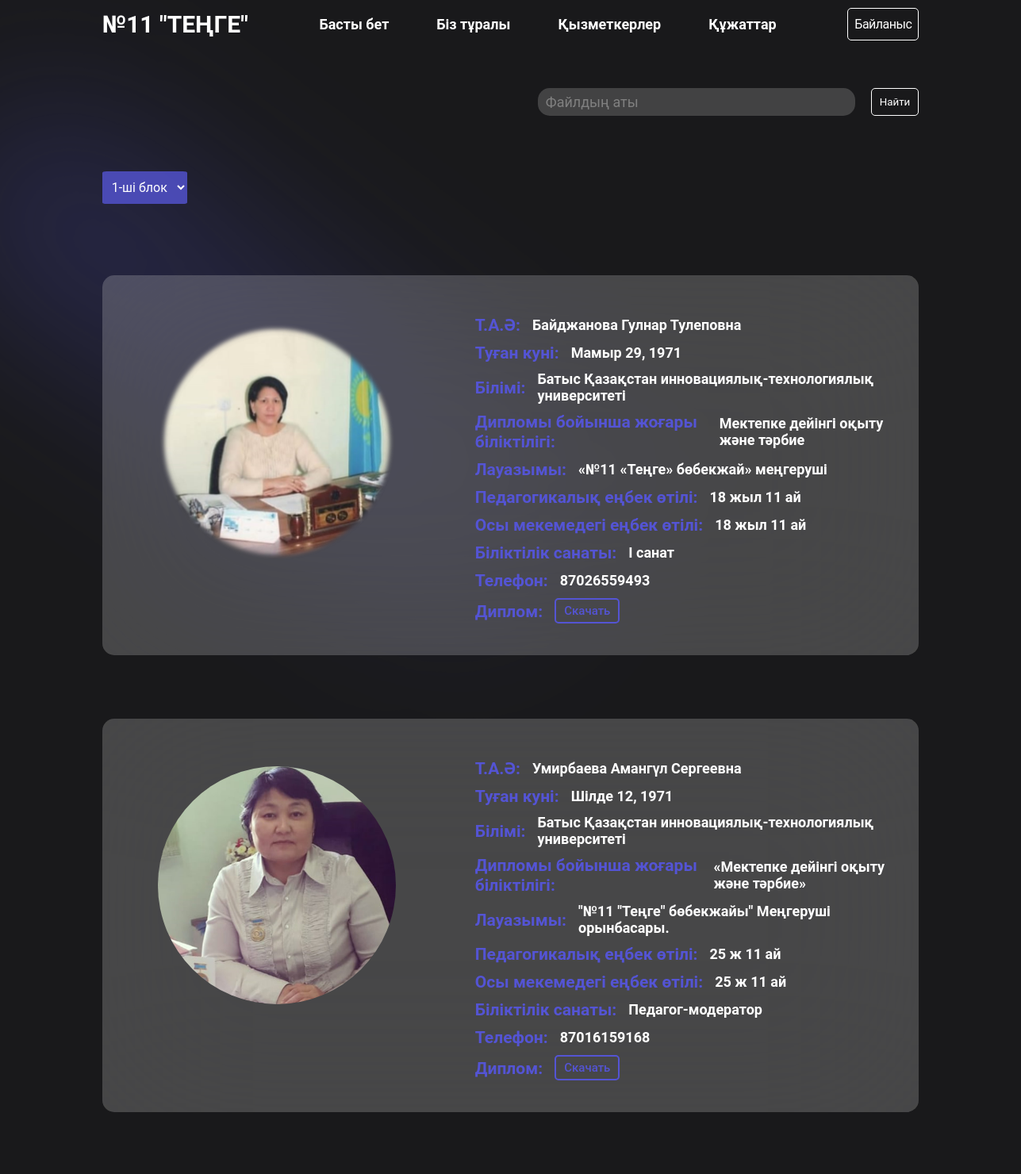
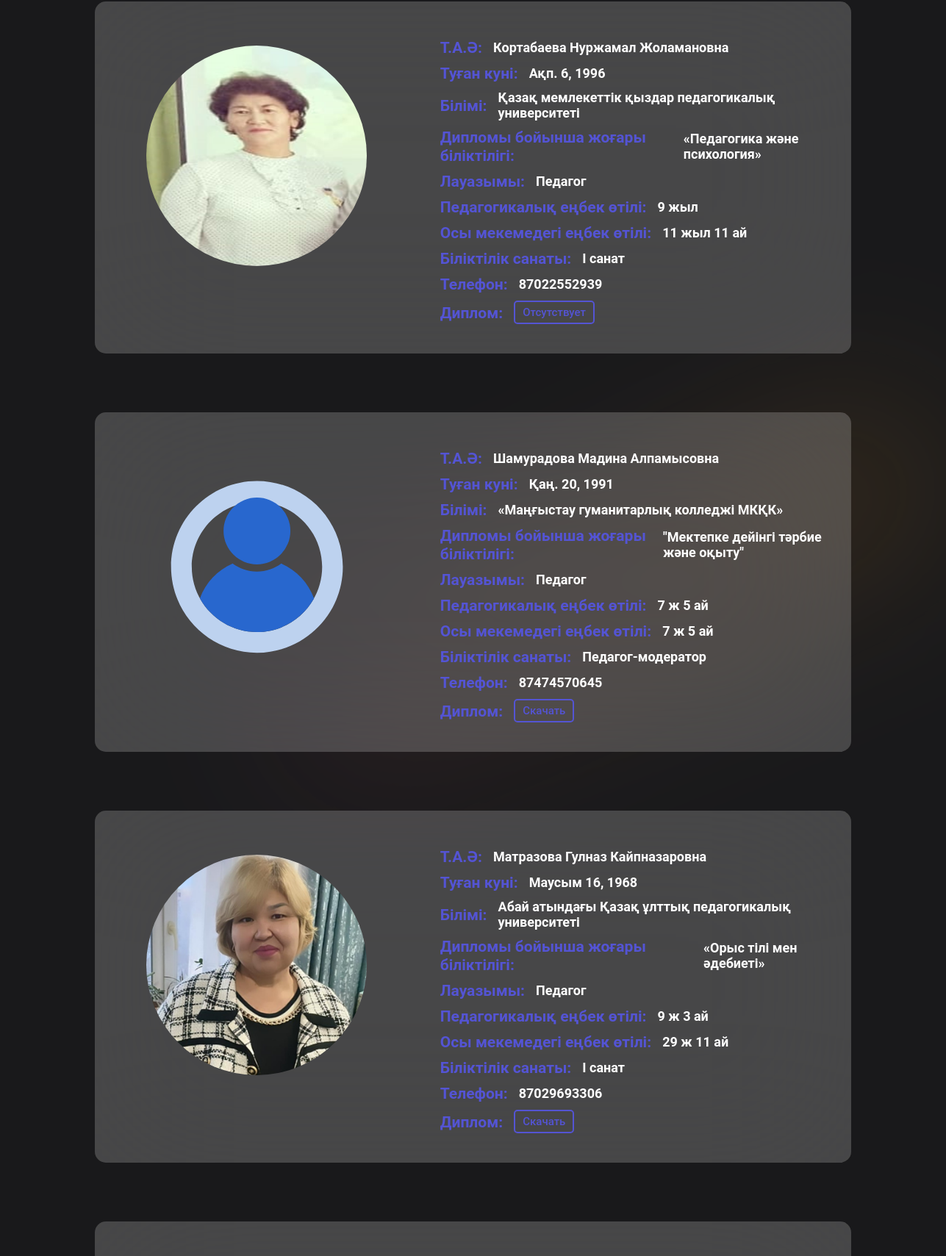
Screenshot of /teachers/ (upper part) with the database file from the repository (2 pictures, top to bottom).
### app/models.py (models this page shows, shortened)
class Teacher(models.Model):
    first_name = models.CharField(max_length=255)
    last_name = models.CharField(max_length=255)
    middle_name = models.CharField(max_length=255, null=True, blank=True)
    birth_date = models.DateField()
    education = models.CharField(max_length=1000)
    diploma = models.FileField(upload_to='diplomas/', null=True, blank=True)
    qualification = models.CharField(max_length=255)
    position = models.CharField(max_length=255)
    experience = models.CharField(max_length=255)
    overall_experience = models.CharField(max_length=255)
    category = models.CharField(max_length=255)
    phone_number = models.CharField(max_length=12)
    image = models.ImageField(upload_to='avatars/', null=True, blank=True)
    block = models.CharField(max_length=10, choices=block_choices)

### app/views.py (the view)
# urls.py: path('teachers/', Staff.as_view(), name='teachers'),
class Staff(generic.ListView):
    model = Teacher
    template_name = 'teacher.html'
    context_object_name = 'teachers'
    paginate_by = 10
    def get_queryset(self):
        queryset = Teacher.objects.all()
        block = self.request.GET.get('block')
        if block:
            queryset = queryset.filter(block=str(block))
        else:
            queryset = queryset.filter(block='1')
        return queryset

### templates/teacher.html (shortened to what this page needs)
{% extends 'base.html' %}
{% block content%}
<div style="display: flex; justify-content: space-between; align-items: center;">
  <select name="block" id="block" class="custom-select">
    <option value="1" {% if request.GET.block == "1" %}selected{% endif %}>1-ші блок</option>
  </select>
</div>
{% for teacher in teachers %}
<div class="card">
  <div class="image">
    {% if teacher.image %}
    <img class="teacher_image" src="{{ teacher.image.url }}" alt="">
    {% else %}
    <img class="teacher_image" src="../media/avatars/user-244.svg" alt="">
    {% endif %}
  </div>
  <div class="info">
    <span>
      <h3>Т.А.Ә:</h3>
      <h4>{{ teacher.last_name }} {{ teacher.first_name }} {% if teacher.middle_name %} {{ teacher.middle_name }} {% endif %}</h4>
    </span>
    <span>
      <h3>Туған куні:</h3>
      <h4>{{ teacher.birth_date }}</h4>
    </span>
    <span>
      <h3>Білімі: </h3>
      <h4>{{ teacher.education }}</h4>
    </span>
    <span>
      <h3>Дипломы бойынша жоғары біліктілігі:</h3>
      <h4>{{ teacher.qualification }}</h4>
    </span>
    <span>
      <h3>Лауазымы:</h3>
      <h4>{{ teacher.position }}</h4>
    </span>
    <span>
      <h3>Педагогикалық еңбек өтілі:</h3>
      <h4>{{ teacher.experience }}</h4>
    </span>
    <span>
      <h3>Осы мекемедегі еңбек өтілі:</h3>
      <h4>{{ teacher.overall_experience }}</h4>
    </span>
    <span>
      <h3>Біліктілік санаты:</h3>
      <h4>{{ teacher.category }}</h4>
    </span>
    <span>
      <h3>Телефон:</h3>
      <h4>{{ teacher.phone_number }}</h4>
    </span>
    <span>
      <h3>Диплом:</h3>
      {% if teacher.diploma %}
      <a href="{{ teacher.diploma.url }}" download> <button>Скачать</button></a>
      {% else %}
      <a href="#" download> <button disabled>Отсутствует</button></a>
      {% endif %}
    </span>
  </div>
</div>
{% endfor %}
{% endblock %}

### templates/base.html (shortened to what this page needs)
{% load static %}
<!DOCTYPE html>
<html lang="en">
<head>
  <link rel="stylesheet" href="{% static 'style.css' %}" />
</head>
<body>
  <nav>
    <div class="logo">№11 "TЕҢГЕ"</div>
    <ul>
      <a href="/">
        <li>Басты бет</li>
      </a>
      <a href="{% url 'about' %}">
        <li>Біз тұралы</li>
      </a>
      <a href="{% url 'teachers' %}">
        <li>Қызметкерлер</li>
      </a>
      <div class="dropdown">
        <button class="dropdown-button">Құжаттар</button>
        </div>
    </ul>
    <a href="/#contacts" class="contact">Байланыс</a>
  </nav>
  <div class="warm"></div>
  <form class="search" method="POST" action="{% url 'search' %}">
    <input placeholder="Файлдың аты" type="search" name="searched">
    <button type="submit">Найти</button>
  </form>
  <main class="container">{% block content %} {% endblock %}</main>
</body>
</html>

### static/style.css (style rules this page uses)
* { margin: 0; padding: 0; box-sizing: border-box; font-family: "Roboto", sans-serif; }
html { scroll-behavior: smooth; }
body { display: flex; flex-direction: column; height: 100vh; background: #19191b; color: #fff; overflow-x: hidden; }
.container { width: 80%; margin: 40px auto; }
.warm { border-radius: 233.5px; background: linear-gradient( 180deg, rgba(251, 168, 28, 0.11) 0%, rgba(224, 86, 136, 0.06) 100% ); filter: blur(100px); position: absolute; transform: rotate(65.712deg); width: 267px; max-height: 1000px; height: 100%; right: 25%; top: 30%; flex-shrink: 0; z-index: -10; }
nav { background-color: transparent; justify-content: space-between; margin-inline: auto; display: flex; align-items: center; width: 80%; }
.contact { display: block; width: fit-content; color: #fff; text-align: center; font-size: 16px; font-style: normal; font-weight: 400; line-height: normal; letter-spacing: -0.5px; border-radius: 5px; border: 1px solid #fff; backdrop-filter: blur(1px); text-decoration: none; padding: 10px 8px; transition: all; }
ul > a { text-decoration: none; color: #fff; }
.logo { font-size: 30px; font-weight: 600; color: #fff; }
nav > ul, footer > ul { display: flex; align-items: center; list-style: none; padding: 10px 10px; flex-wrap: wrap; font-weight: 500; gap: 40px; }
nav > ul > a > li { font-size: 18px; font-weight: 600; padding: 10px 10px; cursor: pointer; color: white; transition: color 0.3s, border-bottom 0.3s; position: relative; }
nav > ul > a > li::after { content: ""; position: absolute; bottom: 0; left: 0; right: 0; height: 2px; background-color: white; transform: scaleX(0); transform-origin: center; transition: transform 0.3s; }
.dropdown-button { background-color: transparent; color: white; padding: 10px; border: none; cursor: pointer; font-size: 18px; font-weight: 600; position: relative; }
.dropdown-button::after { content: ""; position: absolute; bottom: 0; left: 0; right: 0; height: 2px; background-color: white; transform: scaleX(0); transform-origin: center; transition: transform 0.3s; }
.card button { margin: 0; padding: 5px 10px; color: #5454d4; background: none; border-radius: 5px; font-weight: 500; font-size: 15px; border: 2px solid #5454d4; cursor: pointer; }
.custom-select { color: #fff; outline: none; border: none; background-color: #5454d4cc; padding: 10px 8px; border-radius: 5%; font-size: 16px; cursor: pointer; margin: 10px 0; }
.custom-select > option { background-color: #5454d4cc; }
.card { padding: 40px 10px; background: rgba(255,255,255,0.2); border-radius: 15px; display: flex; justify-content: space-around; margin: 80px 0; backdrop-filter: blur(100px); gap: clamp(50px, 100px, 100px); }
.card > .info { z-index: 3; flex: 1; }
.info { display: flex; flex-direction: column; gap: 10px; }
.info span { display: flex; font-size: 18px; align-items: center; font-weight: 400; gap:15px; }
.card .image { padding: 20px 0 20px 60px; }
.card h3 { color: #5454d4; }
.search { width: 80%; display: flex; justify-content: end; margin: 50px auto 20px auto; gap: 20px; }
.search input { width: 400px; padding: 7px 10px; font-size: 18px; outline: none; border-radius: 15px; border: none; background-color: #99999951; caret-color: white; color: white; }
.search input::placeholder { color: grey; }
.search button { color: white; background-color: transparent; border: 1px solid white; padding: 7px 10px; border-radius: 5px; cursor: pointer; }
.teacher_image { height: 300px; width: 300px; border-radius: 50%; }

### rows the page displays
Teacher: image (picture), last_name "Байджанова", first_name "Гулнар", middle_name "Тулеповна", birth_date "Мамыр 29, 1971", education "Батыс Қазақстан инновациялық-технологиялық университеті", qualification "Мектепке дейінгі оқыту және тәрбие", position "«№11 «Теңге» бөбекжай» меңгеруші", experience "18 жыл 11 ай", overall_experience "18 жыл 11 ай", category "І санат", phone_number "87026559493"
Teacher: image (picture), last_name "Умирбаева", first_name "Амангүл", middle_name "Сергеевна", birth_date "Шілде 12, 1971", education "Батыс Қазақстан инновациялық-технологиялық университеті", qualification "«Мектепке дейінгі оқыту және тәрбие»", position "\"№11 \"Теңге\" бөбекжайы\" Меңгеруші орынбасары.", experience "25 ж 11 ай", overall_experience "25 ж 11 ай", category "Педагог-модератор", phone_number "87016159168"
Teacher: image (picture), last_name "Кортабаева", first_name "Нуржамал", middle_name "Жоламановна", birth_date "Ақп. 6, 1996", education "Қазақ мемлекеттік қыздар педагогикалық университеті", qualification "«Педагогика және психология»", position "Педагог", experience "9 жыл", overall_experience "11 жыл 11 ай", category "І санат", phone_number "87022552939", diploma "Отсутствует"
Teacher: last_name "Шамурадова", first_name "Мадина", middle_name "Алпамысовна", birth_date "Қаң. 20, 1991", education "«Маңғыстау гуманитарлық колледжі МКҚК»", qualification "\"Мектепке дейінгі тәрбие және оқыту\"", position "Педагог", experience "7 ж 5 ай", overall_experience "7 ж 5 ай", category "Педагог-модератор", phone_number "87474570645"
Teacher: image (picture), last_name "Матразова", first_name "Гулназ", middle_name "Кайпназаровна", birth_date "Маусым 16, 1968", education "Абай атындағы Қазақ ұлттық педагогикалық университеті", qualification "«Орыс тілі мен әдебиеті»", position "Педагог", experience "9 ж 3 ай", overall_experience "29 ж 11 ай", category "І санат", phone_number "87029693306"
